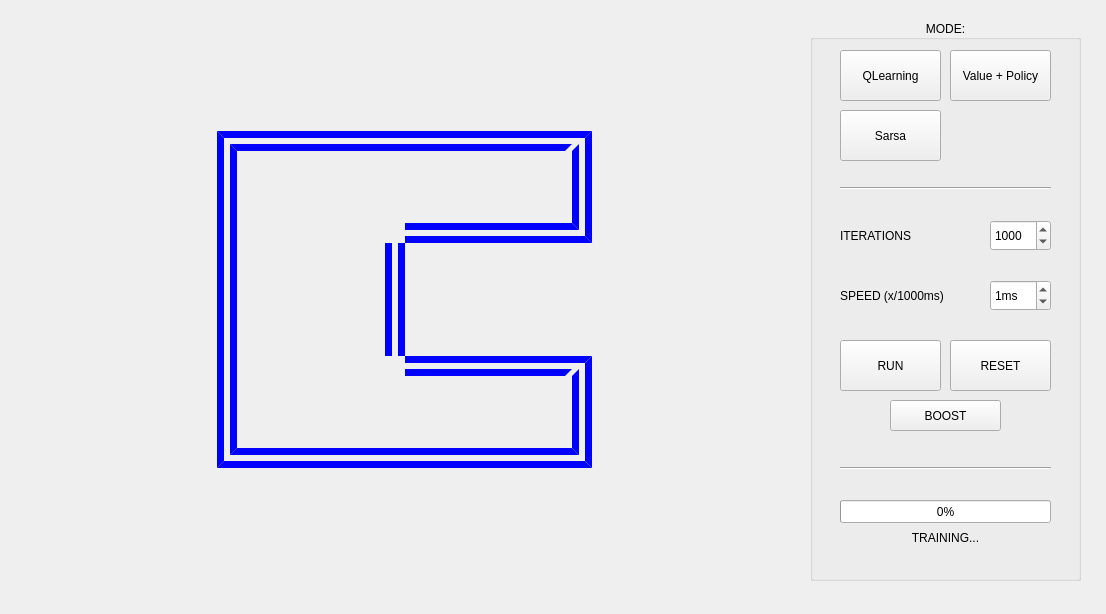
<?xml version="1.0" encoding="UTF-8"?>
<ui version="4.0">
 <class>MainWindow</class>
 <widget class="QMainWindow" name="MainWindow">
  <property name="geometry">
   <rect>
    <x>0</x>
    <y>0</y>
    <width>1106</width>
    <height>614</height>
   </rect>
  </property>
  <property name="windowTitle">
   <string>MainWindow</string>
  </property>
  <widget class="QWidget" name="centralwidget">
   <widget class="QWidget" name="gridLayoutWidget">
    <property name="geometry">
     <rect>
      <x>29</x>
      <y>19</y>
      <width>751</width>
      <height>561</height>
     </rect>
    </property>
    <property name="autoFillBackground">
     <bool>true</bool>
    </property>
    <layout class="QGridLayout" name="gridLayout">
     <property name="sizeConstraint">
      <enum>QLayout::SetDefaultConstraint</enum>
     </property>
     <property name="spacing">
      <number>0</number>
     </property>
     <item row="3" column="1">
      <widget class="QLabel" name="label_13">
       <property name="enabled">
        <bool>false</bool>
       </property>
       <property name="autoFillBackground">
        <bool>false</bool>
       </property>
       <property name="styleSheet">
        <string notr="true"> border-width: 0 0 20 20; border-style: double; border-color: blue;</string>
       </property>
       <property name="frameShape">
        <enum>QFrame::NoFrame</enum>
       </property>
       <property name="text">
        <string/>
       </property>
       <property name="scaledContents">
        <bool>true</bool>
       </property>
       <property name="alignment">
        <set>Qt::AlignCenter</set>
       </property>
       <property name="indent">
        <number>0</number>
       </property>
      </widget>
     </item>
     <item row="0" column="2">
      <widget class="QLabel" name="label_20">
       <property name="autoFillBackground">
        <bool>true</bool>
       </property>
       <property name="frameShape">
        <enum>QFrame::NoFrame</enum>
       </property>
       <property name="text">
        <string/>
       </property>
       <property name="scaledContents">
        <bool>true</bool>
       </property>
       <property name="alignment">
        <set>Qt::AlignCenter</set>
       </property>
       <property name="indent">
        <number>0</number>
       </property>
      </widget>
     </item>
     <item row="3" column="2">
      <widget class="QLabel" name="label_23">
       <property name="enabled">
        <bool>false</bool>
       </property>
       <property name="autoFillBackground">
        <bool>false</bool>
       </property>
       <property name="styleSheet">
        <string notr="true">border-width: 20 20 20 0; border-style: double; border-color: blue; </string>
       </property>
       <property name="frameShape">
        <enum>QFrame::NoFrame</enum>
       </property>
       <property name="text">
        <string/>
       </property>
       <property name="scaledContents">
        <bool>true</bool>
       </property>
       <property name="alignment">
        <set>Qt::AlignCenter</set>
       </property>
       <property name="indent">
        <number>0</number>
       </property>
      </widget>
     </item>
     <item row="1" column="2">
      <widget class="QLabel" name="label_21">
       <property name="enabled">
        <bool>false</bool>
       </property>
       <property name="autoFillBackground">
        <bool>false</bool>
       </property>
       <property name="styleSheet">
        <string notr="true">border-width: 20 20 20 0; border-style: double; border-color: blue;</string>
       </property>
       <property name="text">
        <string/>
       </property>
       <property name="scaledContents">
        <bool>true</bool>
       </property>
       <property name="alignment">
        <set>Qt::AlignCenter</set>
       </property>
       <property name="indent">
        <number>0</number>
       </property>
      </widget>
     </item>
     <item row="4" column="3">
      <widget class="QLabel" name="label_34">
       <property name="autoFillBackground">
        <bool>true</bool>
       </property>
       <property name="frameShape">
        <enum>QFrame::NoFrame</enum>
       </property>
       <property name="lineWidth">
        <number>1</number>
       </property>
       <property name="text">
        <string/>
       </property>
       <property name="scaledContents">
        <bool>true</bool>
       </property>
       <property name="alignment">
        <set>Qt::AlignCenter</set>
       </property>
       <property name="indent">
        <number>0</number>
       </property>
      </widget>
     </item>
     <item row="0" column="1">
      <widget class="QLabel" name="label_10">
       <property name="autoFillBackground">
        <bool>true</bool>
       </property>
       <property name="frameShape">
        <enum>QFrame::NoFrame</enum>
       </property>
       <property name="text">
        <string/>
       </property>
       <property name="scaledContents">
        <bool>true</bool>
       </property>
       <property name="alignment">
        <set>Qt::AlignCenter</set>
       </property>
       <property name="indent">
        <number>0</number>
       </property>
      </widget>
     </item>
     <item row="2" column="3">
      <widget class="QLabel" name="label_32">
       <property name="autoFillBackground">
        <bool>true</bool>
       </property>
       <property name="styleSheet">
        <string notr="true"/>
       </property>
       <property name="frameShape">
        <enum>QFrame::NoFrame</enum>
       </property>
       <property name="text">
        <string/>
       </property>
       <property name="scaledContents">
        <bool>true</bool>
       </property>
       <property name="alignment">
        <set>Qt::AlignCenter</set>
       </property>
       <property name="indent">
        <number>0</number>
       </property>
      </widget>
     </item>
     <item row="4" column="1">
      <widget class="QLabel" name="label_14">
       <property name="autoFillBackground">
        <bool>true</bool>
       </property>
       <property name="frameShape">
        <enum>QFrame::NoFrame</enum>
       </property>
       <property name="text">
        <string/>
       </property>
       <property name="scaledContents">
        <bool>true</bool>
       </property>
       <property name="alignment">
        <set>Qt::AlignCenter</set>
       </property>
       <property name="indent">
        <number>0</number>
       </property>
      </widget>
     </item>
     <item row="1" column="1">
      <widget class="QLabel" name="label_11">
       <property name="enabled">
        <bool>false</bool>
       </property>
       <property name="autoFillBackground">
        <bool>false</bool>
       </property>
       <property name="styleSheet">
        <string notr="true">border-width: 20 0 0 20; border-style: double; border-color: blue;</string>
       </property>
       <property name="frameShape">
        <enum>QFrame::NoFrame</enum>
       </property>
       <property name="text">
        <string/>
       </property>
       <property name="scaledContents">
        <bool>true</bool>
       </property>
       <property name="alignment">
        <set>Qt::AlignCenter</set>
       </property>
       <property name="indent">
        <number>0</number>
       </property>
      </widget>
     </item>
     <item row="2" column="0">
      <widget class="QLabel" name="label_02">
       <property name="autoFillBackground">
        <bool>true</bool>
       </property>
       <property name="frameShape">
        <enum>QFrame::NoFrame</enum>
       </property>
       <property name="text">
        <string/>
       </property>
       <property name="scaledContents">
        <bool>true</bool>
       </property>
       <property name="alignment">
        <set>Qt::AlignCenter</set>
       </property>
       <property name="indent">
        <number>0</number>
       </property>
      </widget>
     </item>
     <item row="4" column="2">
      <widget class="QLabel" name="label_24">
       <property name="autoFillBackground">
        <bool>true</bool>
       </property>
       <property name="frameShape">
        <enum>QFrame::NoFrame</enum>
       </property>
       <property name="text">
        <string/>
       </property>
       <property name="scaledContents">
        <bool>true</bool>
       </property>
       <property name="alignment">
        <set>Qt::AlignCenter</set>
       </property>
       <property name="indent">
        <number>0</number>
       </property>
      </widget>
     </item>
     <item row="1" column="0">
      <widget class="QLabel" name="label_01">
       <property name="autoFillBackground">
        <bool>true</bool>
       </property>
       <property name="frameShape">
        <enum>QFrame::NoFrame</enum>
       </property>
       <property name="text">
        <string/>
       </property>
       <property name="scaledContents">
        <bool>true</bool>
       </property>
       <property name="alignment">
        <set>Qt::AlignCenter</set>
       </property>
       <property name="indent">
        <number>0</number>
       </property>
      </widget>
     </item>
     <item row="2" column="2">
      <widget class="QLabel" name="label_22">
       <property name="autoFillBackground">
        <bool>true</bool>
       </property>
       <property name="frameShape">
        <enum>QFrame::NoFrame</enum>
       </property>
       <property name="text">
        <string/>
       </property>
       <property name="scaledContents">
        <bool>true</bool>
       </property>
       <property name="alignment">
        <set>Qt::AlignCenter</set>
       </property>
       <property name="indent">
        <number>0</number>
       </property>
      </widget>
     </item>
     <item row="3" column="0">
      <widget class="QLabel" name="label_03">
       <property name="autoFillBackground">
        <bool>true</bool>
       </property>
       <property name="frameShape">
        <enum>QFrame::NoFrame</enum>
       </property>
       <property name="text">
        <string/>
       </property>
       <property name="scaledContents">
        <bool>true</bool>
       </property>
       <property name="alignment">
        <set>Qt::AlignCenter</set>
       </property>
       <property name="indent">
        <number>0</number>
       </property>
      </widget>
     </item>
     <item row="4" column="0">
      <widget class="QLabel" name="label_04">
       <property name="autoFillBackground">
        <bool>true</bool>
       </property>
       <property name="frameShape">
        <enum>QFrame::NoFrame</enum>
       </property>
       <property name="text">
        <string/>
       </property>
       <property name="scaledContents">
        <bool>true</bool>
       </property>
       <property name="alignment">
        <set>Qt::AlignCenter</set>
       </property>
       <property name="indent">
        <number>0</number>
       </property>
      </widget>
     </item>
     <item row="0" column="0">
      <widget class="QLabel" name="label_00">
       <property name="enabled">
        <bool>true</bool>
       </property>
       <property name="sizePolicy">
        <sizepolicy hsizetype="Preferred" vsizetype="Preferred">
         <horstretch>0</horstretch>
         <verstretch>0</verstretch>
        </sizepolicy>
       </property>
       <property name="autoFillBackground">
        <bool>true</bool>
       </property>
       <property name="frameShape">
        <enum>QFrame::NoFrame</enum>
       </property>
       <property name="text">
        <string/>
       </property>
       <property name="scaledContents">
        <bool>true</bool>
       </property>
       <property name="alignment">
        <set>Qt::AlignCenter</set>
       </property>
       <property name="indent">
        <number>0</number>
       </property>
      </widget>
     </item>
     <item row="0" column="3">
      <widget class="QLabel" name="label_30">
       <property name="autoFillBackground">
        <bool>true</bool>
       </property>
       <property name="frameShape">
        <enum>QFrame::NoFrame</enum>
       </property>
       <property name="text">
        <string/>
       </property>
       <property name="scaledContents">
        <bool>true</bool>
       </property>
       <property name="alignment">
        <set>Qt::AlignCenter</set>
       </property>
       <property name="indent">
        <number>0</number>
       </property>
      </widget>
     </item>
     <item row="2" column="1">
      <widget class="QLabel" name="label_12">
       <property name="enabled">
        <bool>false</bool>
       </property>
       <property name="autoFillBackground">
        <bool>false</bool>
       </property>
       <property name="styleSheet">
        <string notr="true">border-width: 0 20 0 20; border-style: double; border-color: blue;</string>
       </property>
       <property name="frameShape">
        <enum>QFrame::NoFrame</enum>
       </property>
       <property name="text">
        <string/>
       </property>
       <property name="scaledContents">
        <bool>true</bool>
       </property>
       <property name="alignment">
        <set>Qt::AlignCenter</set>
       </property>
       <property name="indent">
        <number>0</number>
       </property>
      </widget>
     </item>
     <item row="1" column="3">
      <widget class="QLabel" name="label_31">
       <property name="autoFillBackground">
        <bool>true</bool>
       </property>
       <property name="frameShape">
        <enum>QFrame::NoFrame</enum>
       </property>
       <property name="text">
        <string/>
       </property>
       <property name="scaledContents">
        <bool>true</bool>
       </property>
       <property name="alignment">
        <set>Qt::AlignCenter</set>
       </property>
       <property name="indent">
        <number>0</number>
       </property>
      </widget>
     </item>
     <item row="3" column="3">
      <widget class="QLabel" name="label_33">
       <property name="autoFillBackground">
        <bool>true</bool>
       </property>
       <property name="frameShape">
        <enum>QFrame::NoFrame</enum>
       </property>
       <property name="text">
        <string/>
       </property>
       <property name="scaledContents">
        <bool>true</bool>
       </property>
       <property name="alignment">
        <set>Qt::AlignCenter</set>
       </property>
       <property name="indent">
        <number>0</number>
       </property>
      </widget>
     </item>
    </layout>
   </widget>
   <widget class="QGroupBox" name="Options">
    <property name="enabled">
     <bool>true</bool>
    </property>
    <property name="geometry">
     <rect>
      <x>810</x>
      <y>20</y>
      <width>271</width>
      <height>561</height>
     </rect>
    </property>
    <property name="acceptDrops">
     <bool>false</bool>
    </property>
    <property name="title">
     <string>MODE:</string>
    </property>
    <property name="alignment">
     <set>Qt::AlignCenter</set>
    </property>
    <property name="flat">
     <bool>false</bool>
    </property>
    <property name="checkable">
     <bool>false</bool>
    </property>
    <widget class="QLabel" name="ItLabel">
     <property name="geometry">
      <rect>
       <x>30</x>
       <y>200</y>
       <width>141</width>
       <height>31</height>
      </rect>
     </property>
     <property name="frameShape">
      <enum>QFrame::NoFrame</enum>
     </property>
     <property name="frameShadow">
      <enum>QFrame::Plain</enum>
     </property>
     <property name="text">
      <string>ITERATIONS</string>
     </property>
    </widget>
    <widget class="QPushButton" name="QLButton">
     <property name="geometry">
      <rect>
       <x>30</x>
       <y>30</y>
       <width>101</width>
       <height>51</height>
      </rect>
     </property>
     <property name="sizePolicy">
      <sizepolicy hsizetype="Minimum" vsizetype="Fixed">
       <horstretch>0</horstretch>
       <verstretch>0</verstretch>
      </sizepolicy>
     </property>
     <property name="autoFillBackground">
      <bool>false</bool>
     </property>
     <property name="text">
      <string>QLearning</string>
     </property>
     <property name="checkable">
      <bool>true</bool>
     </property>
    </widget>
    <widget class="QPushButton" name="VPButton">
     <property name="geometry">
      <rect>
       <x>140</x>
       <y>30</y>
       <width>101</width>
       <height>51</height>
      </rect>
     </property>
     <property name="sizePolicy">
      <sizepolicy hsizetype="Minimum" vsizetype="Fixed">
       <horstretch>0</horstretch>
       <verstretch>0</verstretch>
      </sizepolicy>
     </property>
     <property name="text">
      <string>Value + Policy</string>
     </property>
     <property name="checkable">
      <bool>true</bool>
     </property>
     <property name="checked">
      <bool>false</bool>
     </property>
     <property name="autoRepeat">
      <bool>false</bool>
     </property>
    </widget>
    <widget class="QPushButton" name="SarsaButton">
     <property name="geometry">
      <rect>
       <x>30</x>
       <y>90</y>
       <width>101</width>
       <height>51</height>
      </rect>
     </property>
     <property name="text">
      <string>Sarsa</string>
     </property>
     <property name="checkable">
      <bool>true</bool>
     </property>
     <property name="autoDefault">
      <bool>false</bool>
     </property>
     <property name="default">
      <bool>false</bool>
     </property>
     <property name="flat">
      <bool>false</bool>
     </property>
    </widget>
    <widget class="QSpinBox" name="ItSpinBox">
     <property name="geometry">
      <rect>
       <x>180</x>
       <y>200</y>
       <width>61</width>
       <height>31</height>
      </rect>
     </property>
     <property name="maximum">
      <number>100000</number>
     </property>
     <property name="singleStep">
      <number>1000</number>
     </property>
     <property name="value">
      <number>1000</number>
     </property>
    </widget>
    <widget class="QLabel" name="SpeeedLabel">
     <property name="geometry">
      <rect>
       <x>30</x>
       <y>260</y>
       <width>141</width>
       <height>31</height>
      </rect>
     </property>
     <property name="frameShape">
      <enum>QFrame::NoFrame</enum>
     </property>
     <property name="frameShadow">
      <enum>QFrame::Plain</enum>
     </property>
     <property name="text">
      <string>SPEED (x/1000ms)</string>
     </property>
    </widget>
    <widget class="QSpinBox" name="SpeedSpinBox">
     <property name="geometry">
      <rect>
       <x>180</x>
       <y>260</y>
       <width>61</width>
       <height>31</height>
      </rect>
     </property>
     <property name="suffix">
      <string>ms</string>
     </property>
     <property name="prefix">
      <string/>
     </property>
     <property name="minimum">
      <number>0</number>
     </property>
     <property name="maximum">
      <number>10000</number>
     </property>
     <property name="singleStep">
      <number>50</number>
     </property>
     <property name="stepType">
      <enum>QAbstractSpinBox::DefaultStepType</enum>
     </property>
     <property name="value">
      <number>1</number>
     </property>
     <property name="displayIntegerBase">
      <number>10</number>
     </property>
    </widget>
    <widget class="QPushButton" name="RunButton">
     <property name="geometry">
      <rect>
       <x>30</x>
       <y>320</y>
       <width>101</width>
       <height>51</height>
      </rect>
     </property>
     <property name="text">
      <string>RUN</string>
     </property>
     <property name="checkable">
      <bool>true</bool>
     </property>
     <property name="autoDefault">
      <bool>false</bool>
     </property>
     <property name="default">
      <bool>false</bool>
     </property>
     <property name="flat">
      <bool>false</bool>
     </property>
    </widget>
    <widget class="QPushButton" name="ResetButton">
     <property name="geometry">
      <rect>
       <x>140</x>
       <y>320</y>
       <width>101</width>
       <height>51</height>
      </rect>
     </property>
     <property name="text">
      <string>RESET</string>
     </property>
     <property name="checkable">
      <bool>false</bool>
     </property>
     <property name="checked">
      <bool>false</bool>
     </property>
     <property name="autoDefault">
      <bool>false</bool>
     </property>
     <property name="default">
      <bool>false</bool>
     </property>
     <property name="flat">
      <bool>false</bool>
     </property>
    </widget>
    <widget class="QProgressBar" name="progressBar">
     <property name="geometry">
      <rect>
       <x>30</x>
       <y>480</y>
       <width>211</width>
       <height>23</height>
      </rect>
     </property>
     <property name="maximum">
      <number>1000</number>
     </property>
     <property name="value">
      <number>0</number>
     </property>
     <property name="alignment">
      <set>Qt::AlignCenter</set>
     </property>
     <property name="format">
      <string>%p%</string>
     </property>
    </widget>
    <widget class="QLabel" name="trainLabel">
     <property name="geometry">
      <rect>
       <x>30</x>
       <y>510</y>
       <width>211</width>
       <height>16</height>
      </rect>
     </property>
     <property name="text">
      <string>TRAINING...</string>
     </property>
     <property name="alignment">
      <set>Qt::AlignCenter</set>
     </property>
    </widget>
    <widget class="Line" name="line">
     <property name="geometry">
      <rect>
       <x>30</x>
       <y>160</y>
       <width>211</width>
       <height>16</height>
      </rect>
     </property>
     <property name="orientation">
      <enum>Qt::Horizontal</enum>
     </property>
    </widget>
    <widget class="Line" name="line_2">
     <property name="geometry">
      <rect>
       <x>30</x>
       <y>440</y>
       <width>211</width>
       <height>16</height>
      </rect>
     </property>
     <property name="orientation">
      <enum>Qt::Horizontal</enum>
     </property>
    </widget>
    <widget class="QPushButton" name="BoostButton">
     <property name="geometry">
      <rect>
       <x>80</x>
       <y>380</y>
       <width>111</width>
       <height>31</height>
      </rect>
     </property>
     <property name="text">
      <string>BOOST</string>
     </property>
     <property name="checkable">
      <bool>true</bool>
     </property>
     <property name="autoDefault">
      <bool>false</bool>
     </property>
     <property name="default">
      <bool>false</bool>
     </property>
     <property name="flat">
      <bool>false</bool>
     </property>
    </widget>
   </widget>
  </widget>
 </widget>
 <resources/>
 <connections/>
</ui>
